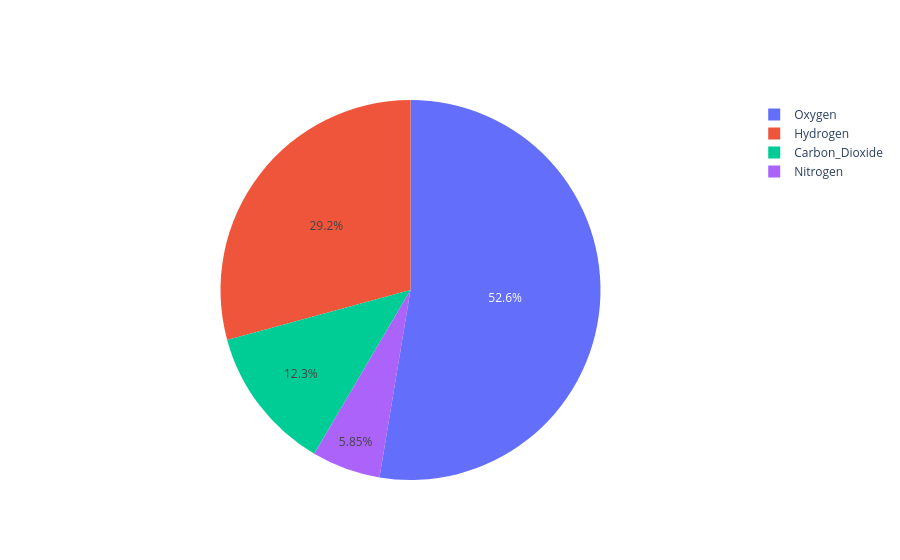

This figure's notebook cell:
### Markdown cell above
#  Basic Pie Chart with go.Pie

### Code cell
import plotly.graph_objects as go

labels = ['Oxygen','Hydrogen','Carbon_Dioxide','Nitrogen']
values = [4500, 2500, 1053, 500]

fig = go.Figure(data=[go.Pie(labels=labels, values=values)])
fig.show()

### Figure 1 — Plotly figure (JSON) as saved in the notebook; plotly's stock layout.template omitted (floating-point values rounded to 4 significant figures)
{"data": [{"labels": ["Oxygen", "Hydrogen", "Carbon_Dioxide", "Nitrogen"], "type": "pie", "values": [4500, 2500, 1053, 500]}], "layout": {}}
